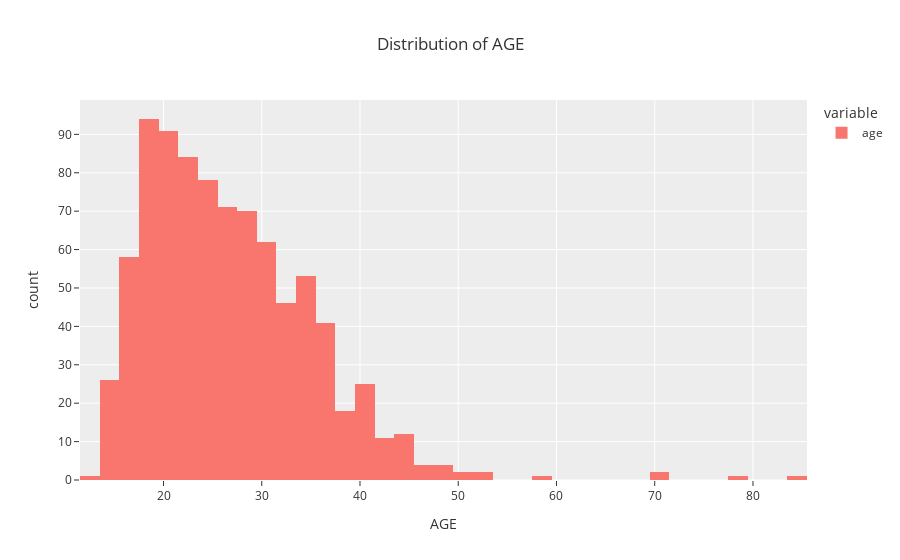
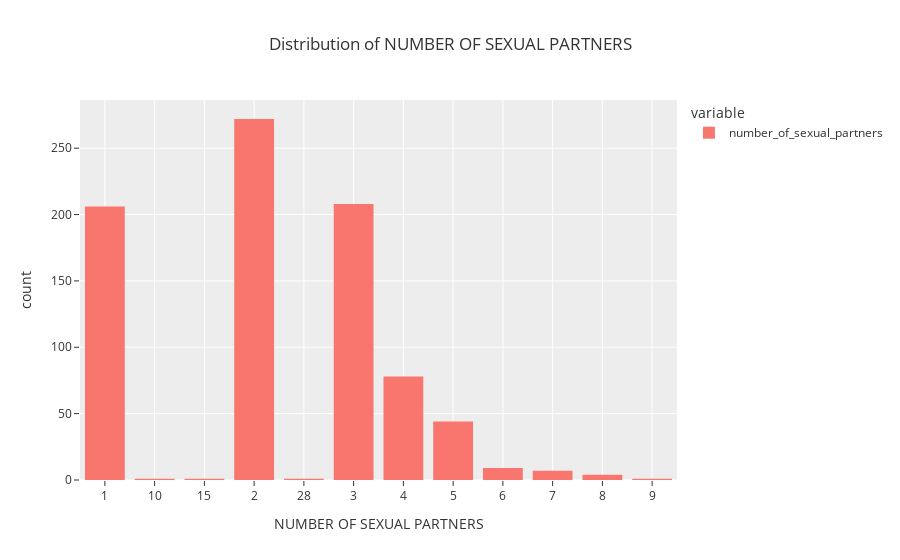
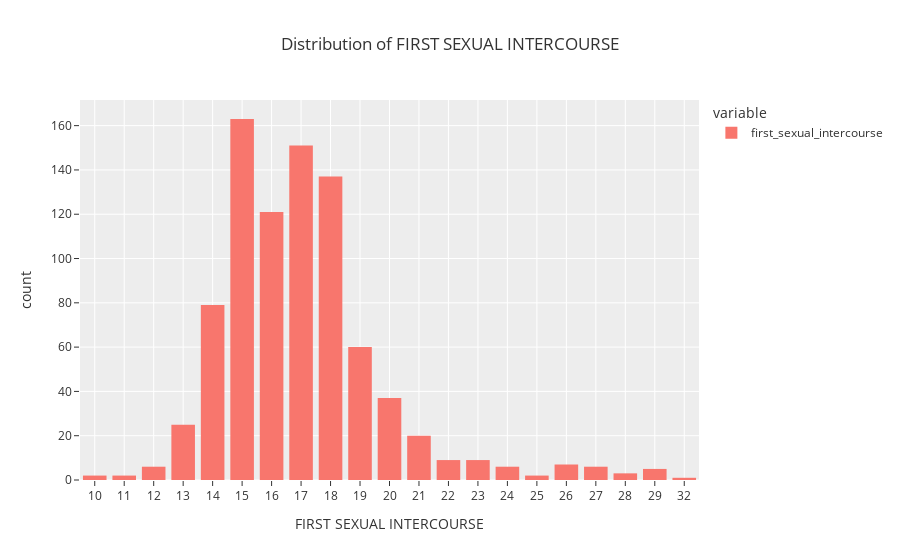
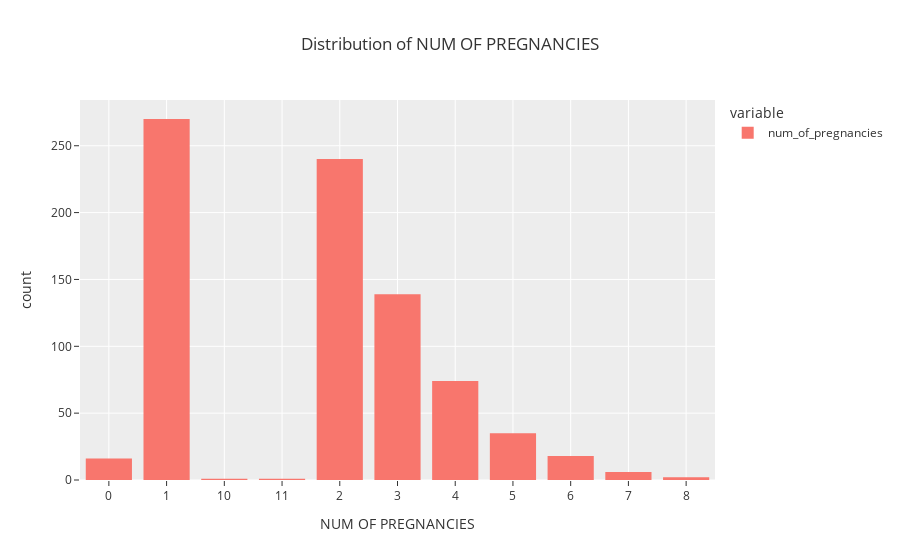

The code cell stored with these charts, in order, in its notebook:
### Markdown cell above
We can see many of these categorical features are heavily skewed to the right.

### Code cell
# distributions
columns = ['age', 'number_of_sexual_partners', 'first_sexual_intercourse',
       'num_of_pregnancies', 'smokes', 'smokes_years', 'smokes_packs/year', 'hormonal_contraceptives', 'hormonal_contraceptives_years', 'iud',
       'iud_years', 'stds', 'stds_number', 'std_condylomatosis',
       'std_cervical condylomatosis', 'std_vaginal_condylomatosis',
       'std_vulvo_perineal_condylomatosis', 'std_syphilis',
       'std_pelvic_inflammatory_disease', 'std_genital_herpes',
       'std_molluscum_contagiosum', 'std_aids', 'std_hiv', 'std_hep_B',
       'std_hpv', 'std_number_of_diagnosis', 'std_ time_since_first_diagnosis',
       'std_time_since_last_diagnosis', 'dx_cancer', 'dx_cin', 'dx_hpv', 'dx',
       'hinselmann', 'schiller', 'cytology', 'biopsy']
for column in columns:
    px.histogram(df[column].sort_values(), title='Distribution of ' + str.upper(column).replace('_', ' '), template='ggplot2', labels={'value':str.upper(column).replace('_', ' ')}).show()

### Figure 1 — Plotly figure (JSON) as saved in the notebook; plotly's stock layout.template omitted (floating-point values rounded to 4 significant figures; data arrays with more than 128 entries replaced by an {"elided": "..."} marker saying what was removed)
{"data": [{"alignmentgroup": "True", "bingroup": "x", "hovertemplate": "variable=age<br>AGE=%{x}<br>count=%{y}<extra></extra>", "legendgroup": "age", "marker": {"color": "#F8766D", "pattern": {"shape": ""}}, "name": "age", "offsetgroup": "age", "orientation": "v", "showlegend": true, "type": "histogram", "x": {"elided": "858 int values"}, "xaxis": "x", "yaxis": "y"}], "layout": {"barmode": "relative", "legend": {"title": {"text": "variable"}, "tracegroupgap": 0}, "title": {"text": "Distribution of AGE"}, "xaxis": {"anchor": "y", "domain": [0, 1], "title": {"text": "AGE"}}, "yaxis": {"anchor": "x", "domain": [0, 1], "title": {"text": "count"}}}}

### Figure 2 — Plotly figure (JSON) as saved in the notebook; plotly's stock layout.template omitted (floating-point values rounded to 4 significant figures; data arrays with more than 128 entries replaced by an {"elided": "..."} marker saying what was removed)
{"data": [{"alignmentgroup": "True", "bingroup": "x", "hovertemplate": "variable=number_of_sexual_partners<br>NUMBER OF SEXUAL PARTNERS=%{x}<br>count=%{y}<extra></extra>", "legendgroup": "number_of_sexual_partners", "marker": {"color": "#F8766D", "pattern": {"shape": ""}}, "name": "number_of_sexual_partners", "offsetgroup": "number_of_sexual_partners", "orientation": "v", "showlegend": true, "type": "histogram", "x": {"elided": "858 str values"}, "xaxis": "x", "yaxis": "y"}], "layout": {"barmode": "relative", "legend": {"title": {"text": "variable"}, "tracegroupgap": 0}, "title": {"text": "Distribution of NUMBER OF SEXUAL PARTNERS"}, "xaxis": {"anchor": "y", "domain": [0, 1], "title": {"text": "NUMBER OF SEXUAL PARTNERS"}}, "yaxis": {"anchor": "x", "domain": [0, 1], "title": {"text": "count"}}}}

### Figure 3 — Plotly figure (JSON) as saved in the notebook; plotly's stock layout.template omitted (floating-point values rounded to 4 significant figures; data arrays with more than 128 entries replaced by an {"elided": "..."} marker saying what was removed)
{"data": [{"alignmentgroup": "True", "bingroup": "x", "hovertemplate": "variable=first_sexual_intercourse<br>FIRST SEXUAL INTERCOURSE=%{x}<br>count=%{y}<extra></extra>", "legendgroup": "first_sexual_intercourse", "marker": {"color": "#F8766D", "pattern": {"shape": ""}}, "name": "first_sexual_intercourse", "offsetgroup": "first_sexual_intercourse", "orientation": "v", "showlegend": true, "type": "histogram", "x": {"elided": "858 str values"}, "xaxis": "x", "yaxis": "y"}], "layout": {"barmode": "relative", "legend": {"title": {"text": "variable"}, "tracegroupgap": 0}, "title": {"text": "Distribution of FIRST SEXUAL INTERCOURSE"}, "xaxis": {"anchor": "y", "domain": [0, 1], "title": {"text": "FIRST SEXUAL INTERCOURSE"}}, "yaxis": {"anchor": "x", "domain": [0, 1], "title": {"text": "count"}}}}

### Figure 4 — Plotly figure (JSON) as saved in the notebook; plotly's stock layout.template omitted (floating-point values rounded to 4 significant figures; data arrays with more than 128 entries replaced by an {"elided": "..."} marker saying what was removed)
{"data": [{"alignmentgroup": "True", "bingroup": "x", "hovertemplate": "variable=num_of_pregnancies<br>NUM OF PREGNANCIES=%{x}<br>count=%{y}<extra></extra>", "legendgroup": "num_of_pregnancies", "marker": {"color": "#F8766D", "pattern": {"shape": ""}}, "name": "num_of_pregnancies", "offsetgroup": "num_of_pregnancies", "orientation": "v", "showlegend": true, "type": "histogram", "x": {"elided": "858 str values"}, "xaxis": "x", "yaxis": "y"}], "layout": {"barmode": "relative", "legend": {"title": {"text": "variable"}, "tracegroupgap": 0}, "title": {"text": "Distribution of NUM OF PREGNANCIES"}, "xaxis": {"anchor": "y", "domain": [0, 1], "title": {"text": "NUM OF PREGNANCIES"}}, "yaxis": {"anchor": "x", "domain": [0, 1], "title": {"text": "count"}}}}
